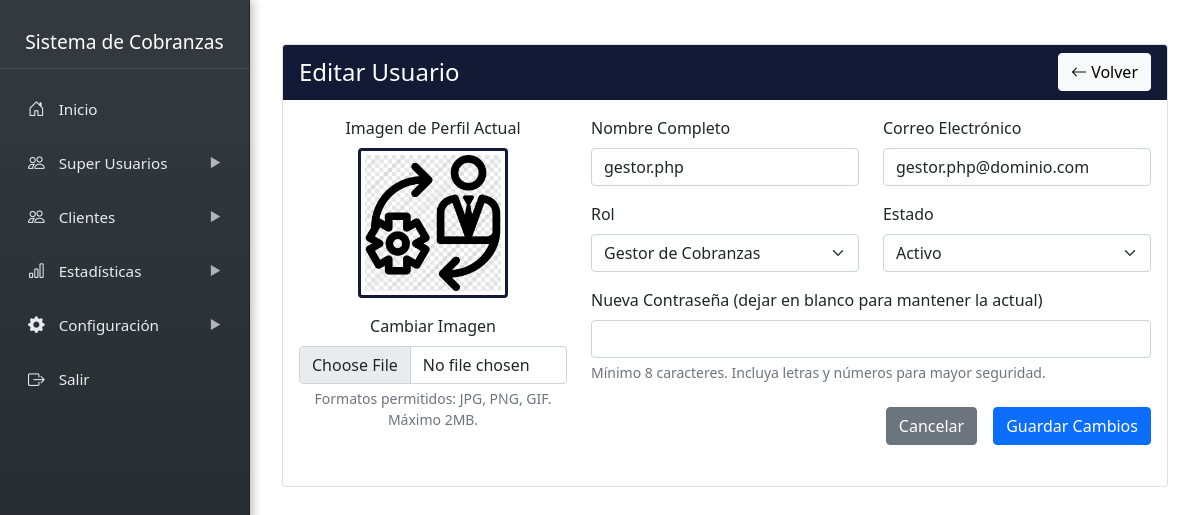
/admin/sidebar/usuarios/editar_usuario.php?id=9, run on the app's committed database.
### tables this page shows
CREATE TABLE `usuarios` (
  `id` int NOT NULL,
  `rol_id` int NOT NULL,
  `nombre` varchar(100) NOT NULL,
  `email` varchar(100) NOT NULL,
  `password` varchar(255) NOT NULL,
  `activo` tinyint(1) DEFAULT '1',
  `created_at` timestamp NULL DEFAULT CURRENT_TIMESTAMP,
  `imagen` varchar(255) NOT NULL DEFAULT 'default.png',
  `last_activity` datetime DEFAULT CURRENT_TIMESTAMP
);

CREATE TABLE `roles` (
  `id` int NOT NULL,
  `nombre` varchar(50) NOT NULL,
  `permisos` text,
  `created_at` timestamp NULL DEFAULT CURRENT_TIMESTAMP
);

### admin/sidebar/usuarios/editar_usuario.php (the view, shortened to what this page needs)
<?php include '../../../admin/include/sidebar.php'; ?>
<?php
require_once '../../../admin/include/cnx.php';
$conn = $pdo;
$usuario_id = $_GET['id'];
$query = "SELECT u.*, r.nombre as rol_nombre
          FROM usuarios u
          JOIN roles r ON u.rol_id = r.id
          WHERE u.id = ?";
$stmt = $conn->prepare($query);
$stmt->bindParam(1, $usuario_id, PDO::PARAM_INT);
$stmt->execute();
$usuario = $stmt->fetch(PDO::FETCH_ASSOC);
$query_roles = "SELECT * FROM roles ORDER BY nombre";
$stmt_roles = $conn->prepare($query_roles);
$stmt_roles->execute();
$roles = $stmt_roles->fetchAll(PDO::FETCH_ASSOC);
?>
<div class="content-wrapper">
    <div class="container mt-4">
        <div class="card">
            <div class="card-header bg-custom text-white d-flex justify-content-between align-items-center">
                <h4 class="mb-0">Editar Usuario</h4>
                <a href="ver_usuarios.php" class="btn btn-light">
                    <i class="bi bi-arrow-left"></i> Volver
                </a>
            </div>
            <div class="card-body">
                <form action="procesar_edicion.php" method="POST" enctype="multipart/form-data">
                    <div class="row">
                        <div class="col-md-4 text-center mb-4">
                            <div class="mb-3">
                                <label class="form-label">Imagen de Perfil Actual</label>
                                <div class="d-flex justify-content-center">
                                    <?php if(!empty($usuario['imagen']) && $usuario['imagen'] != 'default.png'): ?>
                                        <img src="/sistemacobranzas/uploads/usuarios/<?php echo htmlspecialchars($usuario['imagen']); ?>"
                                             alt="Perfil"
                                             class="img-thumbnail profile-image-large"
                                             style="width: 150px; height: 150px; object-fit: cover;">
                                    <?php endif; ?>
                                </div>
                            </div>
                            <div class="mb-3">
                                <label for="imagen" class="form-label">Cambiar Imagen</label>
                                <input type="file" class="form-control" id="imagen" name="imagen">
                                <div class="form-text">Formatos permitidos: JPG, PNG, GIF. Máximo 2MB.</div>
                            </div>
                        </div>
                        <div class="col-md-8">
                            <div class="row">
                                <div class="col-md-6 mb-3">
                                    <label for="nombre" class="form-label">Nombre Completo</label>
                                    <input type="text" class="form-control" id="nombre" name="nombre" value="<?php echo htmlspecialchars($usuario['nombre']); ?>" required>
                                </div>
                                <div class="col-md-6 mb-3">
                                    <label for="email" class="form-label">Correo Electrónico</label>
                                    <input type="email" class="form-control" id="email" name="email" value="<?php echo htmlspecialchars($usuario['email']); ?>" required>
                                </div>
                            </div>
                            <div class="row">
                                <div class="col-md-6 mb-3">
                                    <label for="rol_id" class="form-label">Rol</label>
                                    <select class="form-select" id="rol_id" name="rol_id" required>
                                        <?php foreach($roles as $rol): ?>
                                            <option value="<?php echo $rol['id']; ?>" <?php echo ($usuario['rol_id'] == $rol['id']) ? 'selected' : ''; ?>>
                                                <?php echo htmlspecialchars($rol['nombre']); ?>
                                            </option>
                                        <?php endforeach; ?>
                                    </select>
                                </div>
                                <div class="col-md-6 mb-3">
                                    <label for="activo" class="form-label">Estado</label>
                                    <select class="form-select" id="activo" name="activo" required>
                                        <option value="1" <?php echo ($usuario['activo'] == 1) ? 'selected' : ''; ?>>Activo</option>
                                    </select>
                                </div>
                            </div>
                            <div class="mb-3">
                                <label for="password" class="form-label">Nueva Contraseña (dejar en blanco para mantener la actual)</label>
                                <input type="password" class="form-control" id="password" name="password">
                                <div class="form-text">Mínimo 8 caracteres. Incluya letras y números para mayor seguridad.</div>
                            </div>
                            <div class="d-grid gap-2 d-md-flex justify-content-md-end mt-4">
                                <button type="button" class="btn btn-secondary me-md-2" onclick="window.location.href='ver_usuarios.php'">Cancelar</button>
                                <button type="submit" class="btn btn-primary">Guardar Cambios</button>
                            </div>
                        </div>
                    </div>
                </form>
            </div>
        </div>
    </div>
</div>
</body>
</html>

### admin/include/sidebar.php (style rules this page uses)
.content-wrapper { margin-left: 250px; padding: 20px; transition: background-color 0.3s ease; }

### admin/sidebar/usuarios/editar_usuario.php (style rules this page uses)
.content-wrapper { margin-left: 250px; padding: 20px; }
.bg-custom { background-color: #121a35; }
.profile-image-large { object-fit: cover; border: 3px solid #121a35; }

### data on the page
usuarios: imagen (picture), nombre "gestor.php", email "gestor.php@dominio.com", rol_id "Gestor de Cobranzas", activo "Activo"
